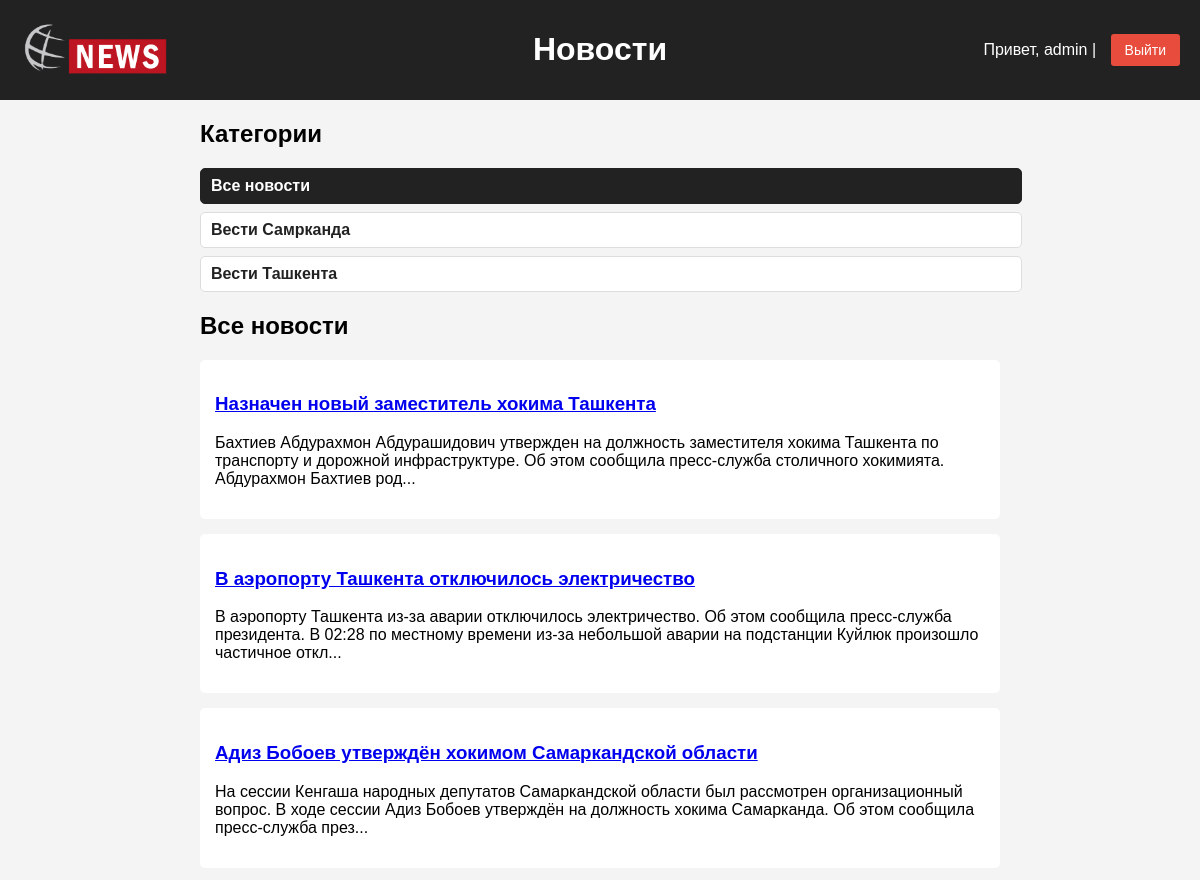
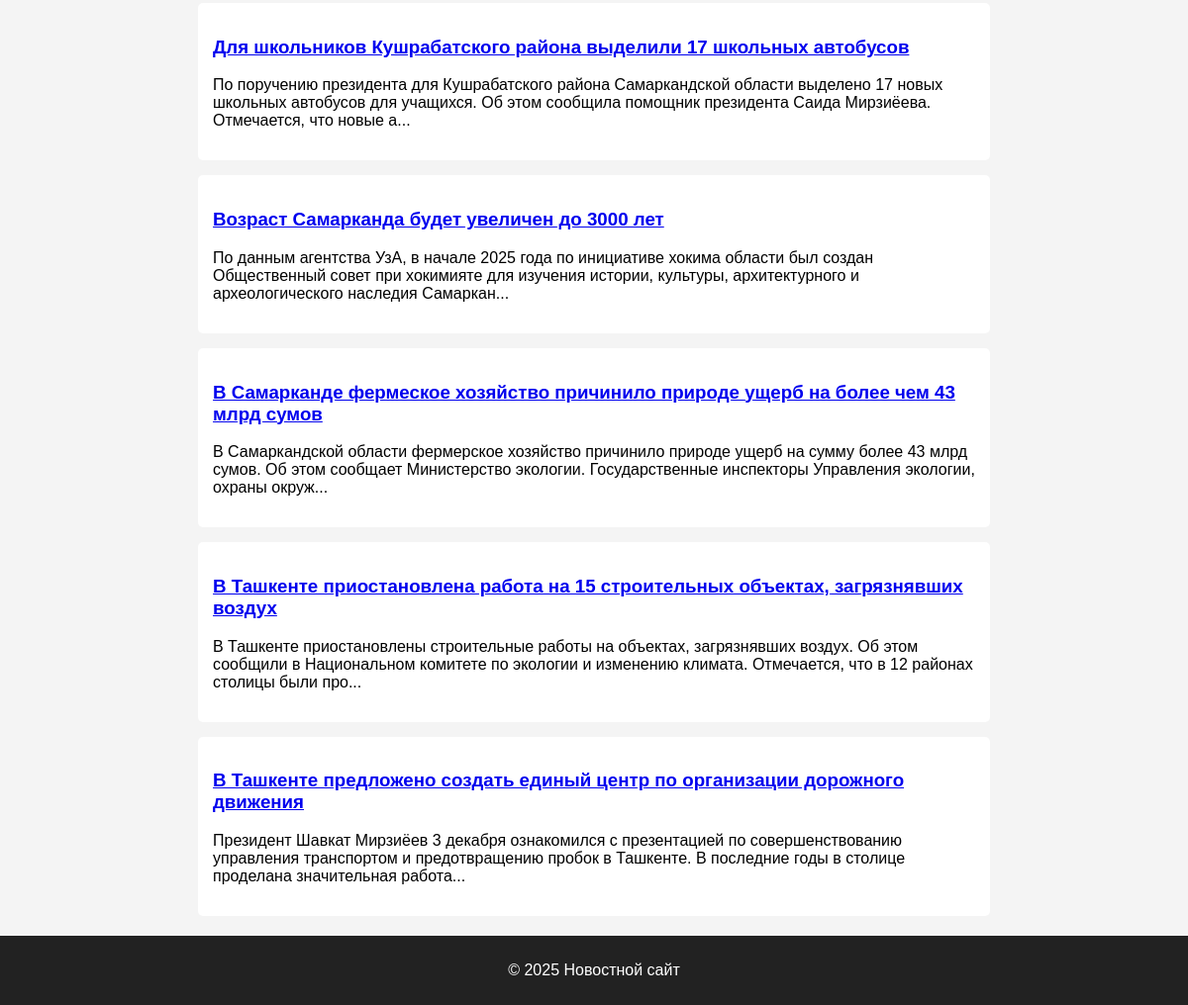
The app's page / (signed in) with its own data (2 pictures, top to bottom).
### index/models.py (models this page shows, shortened)
class NewsCategory(models.Model):
    category_name = models.CharField(max_length=16, verbose_name='название категории')
    added_date = models.DateTimeField(auto_now_add=True)
    class Meta:
        verbose_name = 'категорию'
        verbose_name_plural = 'категории'

class News(models.Model):
    title = models.CharField(max_length=128, verbose_name='Заголовок')
    content = models.TextField(verbose_name='Основной текст')
    category = models.ForeignKey(NewsCategory, on_delete=models.CASCADE, verbose_name='категория')
    added_date = models.DateTimeField(auto_now_add=True)
    class Meta:
        verbose_name = 'новость'
        verbose_name_plural = 'новости'

### index/views.py (the view)
# urls.py: path('', views.home_page, name='home'),
def home_page(request):
    categories = NewsCategory.objects.all()
    news = News.objects.all().order_by('-added_date')
    context = {
        'categories': categories,
        'news': news,
        'current_category': None,  #
    }
    return render(request, 'home.html', context)

### index/templates/home.html (shortened to what this page needs)
{% load static %}
<!DOCTYPE html>
<html lang="ru">
<head>
    <link rel="stylesheet" href="{% static 'style.css' %}">
</head>
<body>
<header>
    <div class="header-left">
        <a href="{% url 'home' %}">
            <img src="{% static 'img/logo-news.png' %}" alt="Логотип" class="logo">
        </a>
    </div>
    <div class="header-center">
            <a href="{% url 'home'%}"><h1>Новости</h1></a>
    </div>
    <div class="header-right">
        {% if user.is_authenticated %}
        Привет, {{ user.username }} |
        <form method="post" action="{% url 'logout' %}" style="display:inline;">
            <button type="submit" class="logout-button">Выйти</button>
        </form>
        {% else %}
        <a href="{% url 'login' %}">Вход</a>
        <a href="{% url 'register' %}">Регистрация</a>
        {% endif %}
    </div>
</header>
<main class="container">
    <aside class="categories">
        <h2>Категории</h2>
        <ul>
            <p>
                <a href="{% url 'home' %}"
                   class="{% if not current_category %}active{% endif %}">
                    Все новости
                </a>
            </p>
            {% for cat in categories %}
            <p>
                <a href="{% url 'category_page' cat.id %}"
                   class="{% if current_category and current_category.id == cat.id %}active{% endif %}">
                    {{ cat.category_name }}
                </a>
            </p>
            {% endfor %}
        </ul>
    </aside>
    <section class="news">
        {% if current_category %}
        <h2>Новости: {{ current_category.category_name }}</h2>
        {% else %}
        <h2>Все новости</h2>
        {% endif %}
        {% if news %}
        {% for item in news %}
        <article class="news-card">
            <h3>
                <a href="{% url 'news_page' item.id %}">{{ item.title }}</a>
            </h3>
            <p>{{ item.content|slice:":200" }}...</p>
        </article>
        {% endfor %}
        {% else %}
        <p>Новостей пока нет.</p>
        {% endif %}
    </section>
</main>
<footer>
    <p>© 2025 Новостной сайт</p>
</footer>
</body>
</html>

### index/static/style.css (style rules this page uses)
body { margin: 0; font-family: Arial, sans-serif; background-color: #f4f4f4 ; }
header { display: flex; align-items: center; justify-content: space-between; padding: 10px 20px; background-color: #222; color: white; }
header .header-left { flex: 1; }
header .header-center { flex: 1; text-align: center; }
header .header-center a { text-decoration: none ; color: white; }
header .header-right { flex: 1; text-align: right; }
.logo { width:150px; height:auto; }
main { max-width: 800px; margin: 20px auto; }
.news-card { background: white; padding: 15px; margin-bottom: 15px; border-radius: 5px; }
header .header-right a, header .header-right .logout-button { background-color: #bd1621; color: white; padding: 8px 14px; border-radius: 3px; text-decoration: none; border: none; font-size: 14px; cursor: pointer; transition: background-color 0.2s ease; margin-left: 10px; }
header .header-right .logout-button { background-color: #e74c3c; }
.categories ul { list-style-type: none; padding: 0; }
.categories p { margin: 0 0 8px 0; }
.categories a { display: inline-block; width: 100%; padding: 8px 10px; text-decoration: none; background-color: #fff; color: #222; border-radius: 5px; font-weight: bold; border: 1px solid #ddd; transition: 0.2s ease; }
.categories a.active { background-color: #222; color: #fff; border-color: #222; }
footer { text-align: center; padding: 10px; background-color: #222; color: white; }

### records on screen
NewsCategory: category_name "Вести Самрканда"
NewsCategory: category_name "Вести Ташкента"
News: title "Назначен новый заместитель хокима Ташкента", content "Бахтиев Абдурахмон Абдурашидович утвержден на должность заместителя хокима Ташкента по транспорту и дорожной инфраструктуре. Об этом сообщила пресс-служба столичного хокимията. Абдурахмон Бахтиев род"
News: title "В аэропорту Ташкента отключилось электричество", content "В аэропорту Ташкента из-за аварии отключилось электричество. Об этом сообщила пресс-служба президента. В 02:28 по местному времени из-за небольшой аварии на подстанции Куйлюк произошло частичное откл"
News: title "Адиз Бобоев утверждён хокимом Самаркандской области", content "На сессии Кенгаша народных депутатов Самаркандской области был рассмотрен организационный вопрос. В ходе сессии Адиз Бобоев утверждён на должность хокима Самарканда. Об этом сообщила пресс-служба през"
News: title "Для школьников Кушрабатского района выделили 17 школьных автобусов", content "По поручению президента для Кушрабатского района Самаркандской области выделено 17 новых школьных автобусов для учащихся. Об этом сообщила помощник президента Саида Мирзиёева. Отмечается, что новые а"
News: title "Возраст Самарканда будет увеличен до 3000 лет", content "По данным агентства УзА, в начале 2025 года по инициативе хокима области был создан Общественный совет при хокимияте для изучения истории, культуры, архитектурного и археологического наследия Самаркан"
News: title "В Самарканде фермеское хозяйство причинило природе ущерб на более чем 43 млрд сумов", content "В Самаркандской области фермерское хозяйство причинило природе ущерб на сумму более 43 млрд сумов. Об этом сообщает Министерство экологии. Государственные инспекторы Управления экологии, охраны окруж"
News: title "В Ташкенте приостановлена работа на 15 строительных объектах, загрязнявших воздух", content "В Ташкенте приостановлены строительные работы на объектах, загрязнявших воздух. Об этом сообщили в Национальном комитете по экологии и изменению климата. Отмечается, что в 12 районах столицы были про"
News: title "В Ташкенте предложено создать единый центр по организации дорожного движения", content "Президент Шавкат Мирзиёев 3 декабря ознакомился с презентацией по совершенствованию управления транспортом и предотвращению пробок в Ташкенте. В последние годы в столице проделана значительная работа"

### other values on screen
{{ user.username }} "admin"
